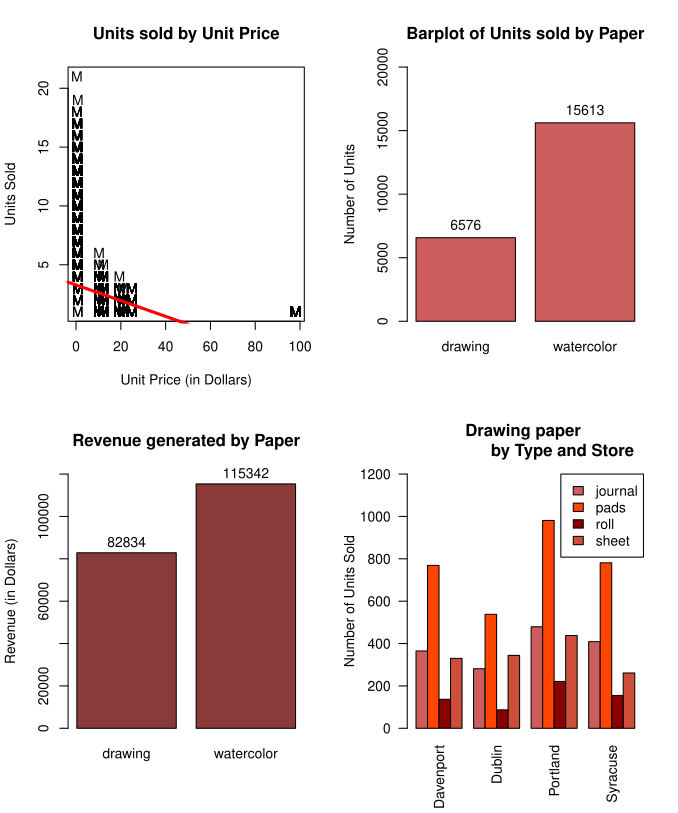

Write the R code that produced this figure.
##########################
# Name: Advait Ramesh Iyer
# Homework 3
##########################

fname <- file.choose()
art <- read.csv(fname, header = TRUE, stringsAsFactors = FALSE)

colnames(art)

# Output:
# [1] "date"       "year"       "rep"        "store"      "paper"      "paper.type" "unit.price"
# [8] "units.sold" "total.sale"

# Understanding the contents of the dataset
str(art)
summary(art)

################################################################################################

# Question 1: Is there a relationship between the unit price of art goods and their units sold? 
# If so, what kind of relationship is it?

class(art$unit.price)
class(art$units.sold)
par(mfrow=c(2,2))
plot(art$unit.price,art$units.sold, ylab = "Units Sold", xlab = "Unit Price (in Dollars)"
     , main = "Units sold by Unit Price", pch="M",bty="o")
clip(-5, max(art$unit.price), 0, max(art$units.sold))
abline(lm(art$units.sold ~ art$unit.price), lwd = 3, col="red")

# In the plot, it is clearly visible that there are outliers at the higher end of
# unit price, which are heavily influencing the regression line for units sold.
# For the regression line, 
# Intercept:  3.28532 | Coefficient of art$unit.price: -0.06681

################################################################################################

# Question 2: Does the art company sell more units of drawing paper or watercolor paper?

# units.by.paper <- aggregate(x = art$units.sold
#                           , by = list(art$paper)
#                           , FUN = sum)
# units.by.paper
# colnames(units.by.paper) <- c("Paper","Units Sold")

# barplot(as.matrix(units.by.paper), main = "Barplot of Units sold by Paper"
#        , ylab = "Number of Units") # Not able to correctly explain whether the units sold are 
# higher in drawing paper or watercolor paper

units.by.paper <- tapply(X=art$units.sold
                       , INDEX=list(art$paper)
                       , FUN = sum)
units.by.paper
tmp1 <- barplot(units.by.paper, main = "Barplot of Units sold by Paper"
        , ylab = "Number of Units", col = "indianred", ylim = c(0,20000))
tmp1
units.by.paper1 <- as.numeric(paste(units.by.paper)) # Converted to numeric from array 
# to use for labeling
# Labels
text(tmp1[1,], units.by.paper1[1] + 1000, units.by.paper1[1])
text(tmp1[2,], units.by.paper1[2] + 1000, units.by.paper1[2])

# Answer: The company sells more units of watercolor paper as compared to drawing paper.

###############################################################################################

# Question 3: Does the art company bring in more money (revenue) selling drawing paper 
# or watercolor paper?

revenue.by.paper <- tapply(X=art$total.sale
                           , INDEX=list(art$paper)
                           , FUN = sum)
revenue.by.paper
options(scipen = 99)
par(xpd=NA)
tmp2 <- barplot(revenue.by.paper, main = "Revenue generated by Paper"
                , ylab = "Revenue (in Dollars)", col = "indianred4",ylim=c(0,120000))
tmp2
revenue.by.paper1 <- as.numeric(paste(revenue.by.paper)) 
text(tmp2[1,], revenue.by.paper1[1] + 5000, round(revenue.by.paper1[1],0))
text(tmp2[2,], revenue.by.paper1[2] + 5000, round(revenue.by.paper1[2],0))

# Answer: The company generates more revenue by selling watercolor paper as compared to 
# drawing paper.

#############################################################################################

# Question 4: Each paper (watercolor and drawing) has different subtypes. 
# It is possible that at some stores, some subtypes sell better than others. 
# For drawing paper only, make a plot that allows the viewer to compare which subtypes 
# of drawing paper sell more (and less) units across the stores.

drawing.paper <- subset(art,art$paper == "drawing")
drawing.paper.sold.by.subtype <- tapply(X=drawing.paper$units.sold
                                , INDEX = list(drawing.paper$paper.type,drawing.paper$store)
                                , FUN = sum)
drawing.paper.sold.by.subtype

tmp3 <- barplot(drawing.paper.sold.by.subtype, beside = T, las=2, main="Drawing paper 
                by Type and Store", ylim = c(0,1200), ylab = "Number of Units Sold"
                , col = c("indianred","orangered","red4","tomato3"))
legend("topright",c("journal","pads","roll","sheet")
       , fill = c("indianred","orangered","red4","tomato3"))

# Answer: Yes, different subtypes sell differently at each store.
# Following are the figures:
#          Davenport Dublin Portland Syracuse
# journal       365    281      479      409
# pads          769    538      981      781
# roll          137     87      221      155
# sheet         330    344      438      261

# In Davenport, Pads > Journal > Sheet > Roll
# In Dublin, Pads > Sheet > Journal > Roll
# In Portland, Pads > Journal > Sheet > Roll
# In Syracuse, Pads > Journal > Sheet > Roll

#############################################################################################

# Question 5: The dataset covers 4 years of data. Compare the revenue gained each year from
# the sales drawing paper with that of watercolor paper. Are sales growing over time for both?

par(mfrow=c(1,1))
A <- tapply(art$total.sale, INDEX = list(art$paper, art$year), FUN = sum)
A

B <- as.integer(colnames(A))
options(scipen = 99)
par(xpd = NA)
plot(B, A[1, ], type="l", ylim=c(0,40000), ylab = "Revenue (in Dollars)"
     , xlab = "Year", bty="n", col="red", lwd=3, main = "Revenue over time", xaxt = "n")
axis(1, at = seq(2012,2015, by = 1))
text(B[2], A[1,1]+2000, labels = rownames(A)[1], cex = 1.2)

lines(B,A[2, ], col="blue", lwd=3)
text(B[2], A[2,2]+2000, labels = rownames(A)[2], cex = 1.2)

# Answer: Following are the sales for each paper over time:
#               2012     2013     2014     2015
# drawing    19240.81 20058.88 21641.22 21893.27
# watercolor 24799.06 28436.71 30954.84 31151.47
# Judging by the plot, the sales for each paper is growing over time. 
# However, the rate of growth for each paper has slowed down in the period 2014-15.
